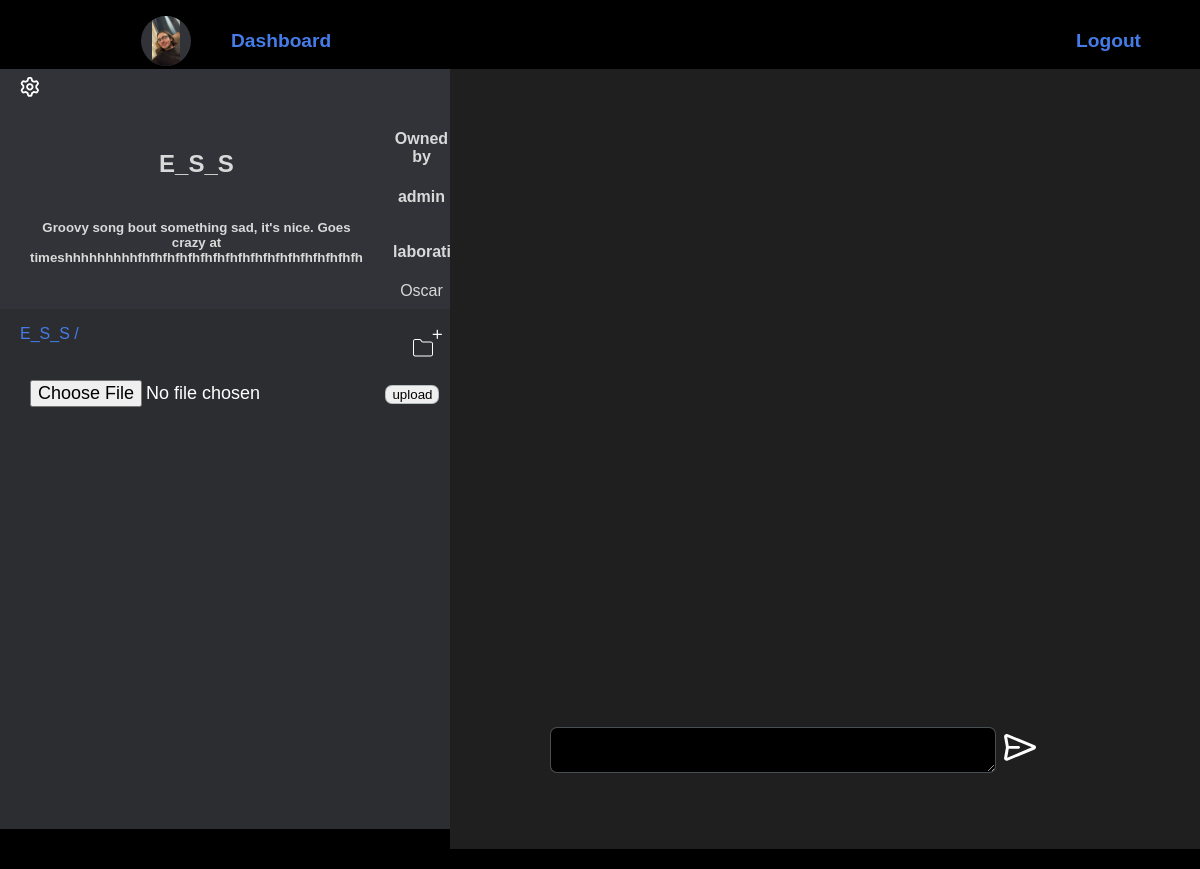
The page /repository/40 (signed in) on the database as committed earlier.
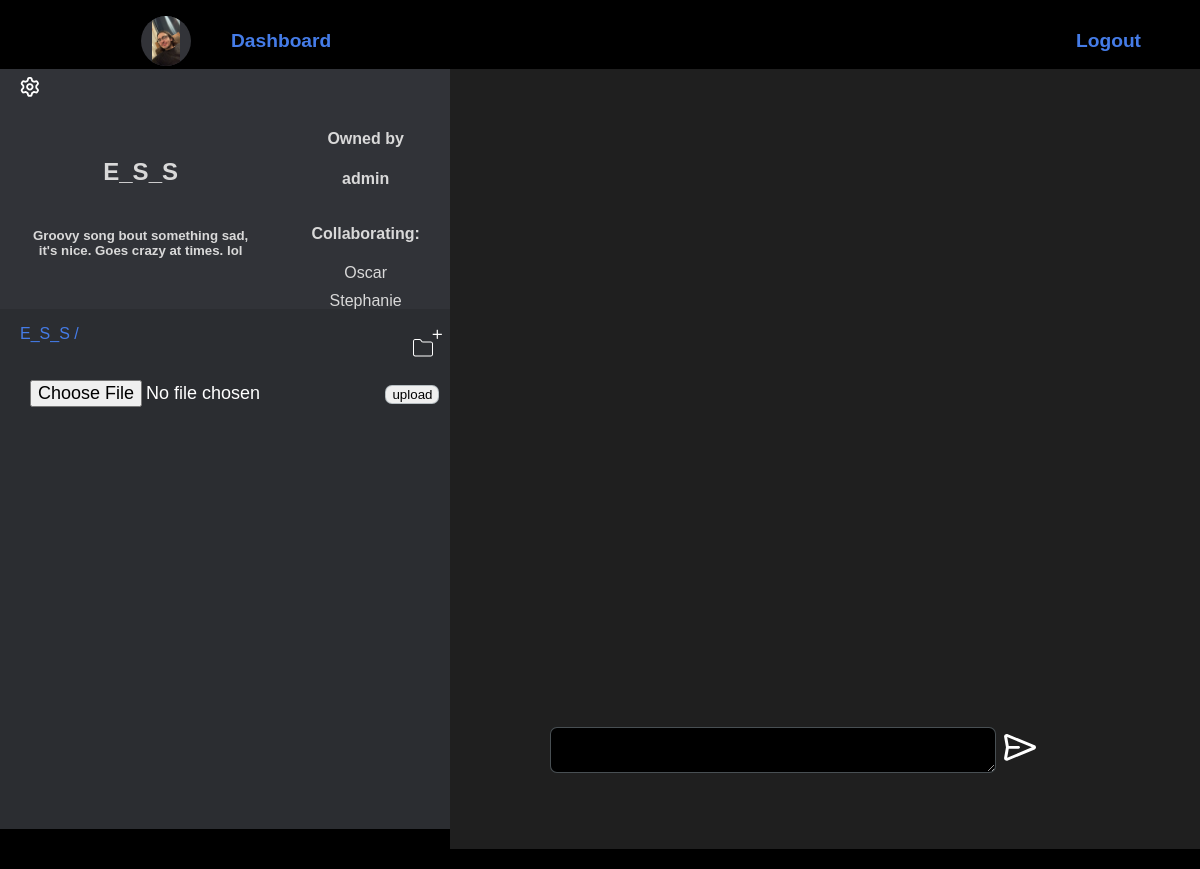
The same page on the database as committed later.
### palinodes/models.py (models this page shows, shortened)
class Directory(models.Model):
    name = models.CharField(max_length=50)
    description = models.TextField(max_length=300, blank=True, null=True)
    created = models.DateTimeField(auto_now_add=True)
    owner = models.ForeignKey(User, on_delete=models.CASCADE, related_name="directories")
    collaborators = models.ManyToManyField(User, blank=True, related_name="collaborating")
    parent = models.ForeignKey("self", blank=True, null=True, on_delete=models.CASCADE, related_name="subdirectories")

class User(AbstractUser):
    pass

### palinodes/views.py (the view, shortened to what this page needs)
# urls.py: path("repository/<int:repository_id>", views.repository_view, name="repository"),
@login_required
def repository_view(request, repository_id):
    repository = Directory.objects.get(id=repository_id)
    notifications = repository.notifications.all()
    for notification in notifications:
        if request.user in notification.recipients.all():
            notification.recipients.remove(request.user)
        if not notification.recipients.exists():
            notification.delete()
    allowed = request.user in repository.collaborators.all() or request.user == repository.owner
    if allowed:
        return render(request, "palinodes/repository.html", {
            "repository": repository, "repository_form": RepositoryForm()
        })
    else:
        return HttpResponseRedirect(reverse("dashboard"))

### palinodes/forms.py
class RepositoryForm(ModelForm):
    class Meta:
        model = Directory
        fields = ["name", "description", "collaborators"]

### palinodes/templates/palinodes/repository.html (shortened to what this page needs)
{% extends 'palinodes/layout.html' %}
{% load static %}
{% block navbar %}
<li id="dash-btn">
    {% if user.profile.avatar %}
    <img class="avatar-sm" src={{user.profile.avatar.url}}>
    {% else %}
    <img style="background-color: black;" class="avatar-sm" src='/media/Default-Profile-Picture.png' >
    {% endif %}
    <a href={% url 'dashboard' %}>Dashboard</a></li>
{% endblock navbar %}
{% block body %}
    <div id="repository-container">
        <div id="repository-details" data-name="{{repository.name}}" data-description="{{repository.description}}" data-collaborators="{{repository.collaborators}}">
            <div class="clickable" id="repository-settings">
                <a href={% url 'settings' repository.pk %}>
                </a>
            </div>
            <div id="repository-details-details">
                <h2>{{repository.name}}</h2>
                <h5>{{repository.description}}</h3>
            </div>
            <div id="repository-details-collaborators">
                <div>
                    <h4>Owned by</h4>
                    <h4>{{repository.owner.username}}</h4>
                </div>
                <div>
                    <div id="collaborators-header">
                        <p><strong>Collaborating:</strong></p>
                    </div>
                    {% for collaborator in repository.collaborators.all %}
                    <div class="collaborator-container">
                        <p>{{collaborator.username}}</p>
                    </div>
                    {% endfor %}
                </div>
            </div>
        </div>
        <div id="repository-contents">
            <div id="repository-contents-topbar">
                <div id="current-path">
                    <p>{{repository.name}} /</p>
                </div>
                <button id="new-directory" class="clickable">
                </button>
            </div>
            <form id="file-form">
                <input id="file-input" class="clickable bordered" type="file">
                <input class="clickable bordered" type="submit" value="upload">
            </form>
        </div>
        <div id="soundwave"></div>
        <div id="chat-container">
            <div id="chat">
            </div>
            <form id="new-comment">
                <textarea class="bordered" type="text" name="comment" id="comment-input"></textarea>
                <button type="submit">
                </button>
            </form>
        </div>
    </div>
{% endblock %}

Rows that differ between the two databases and show on the page:
changed Directory "E_S_S": description "Groovy song bout something sad, it's nice. Goes crazy at timeshhhhhhhhhfhfhfhfhfhfhfhfhfhfhfhfhfhfhfhfhfhfh" → "Groovy song bout something sad, it's nice. Goes crazy at times. lol"
now on this page (row unchanged): User: username "Stephanie"
